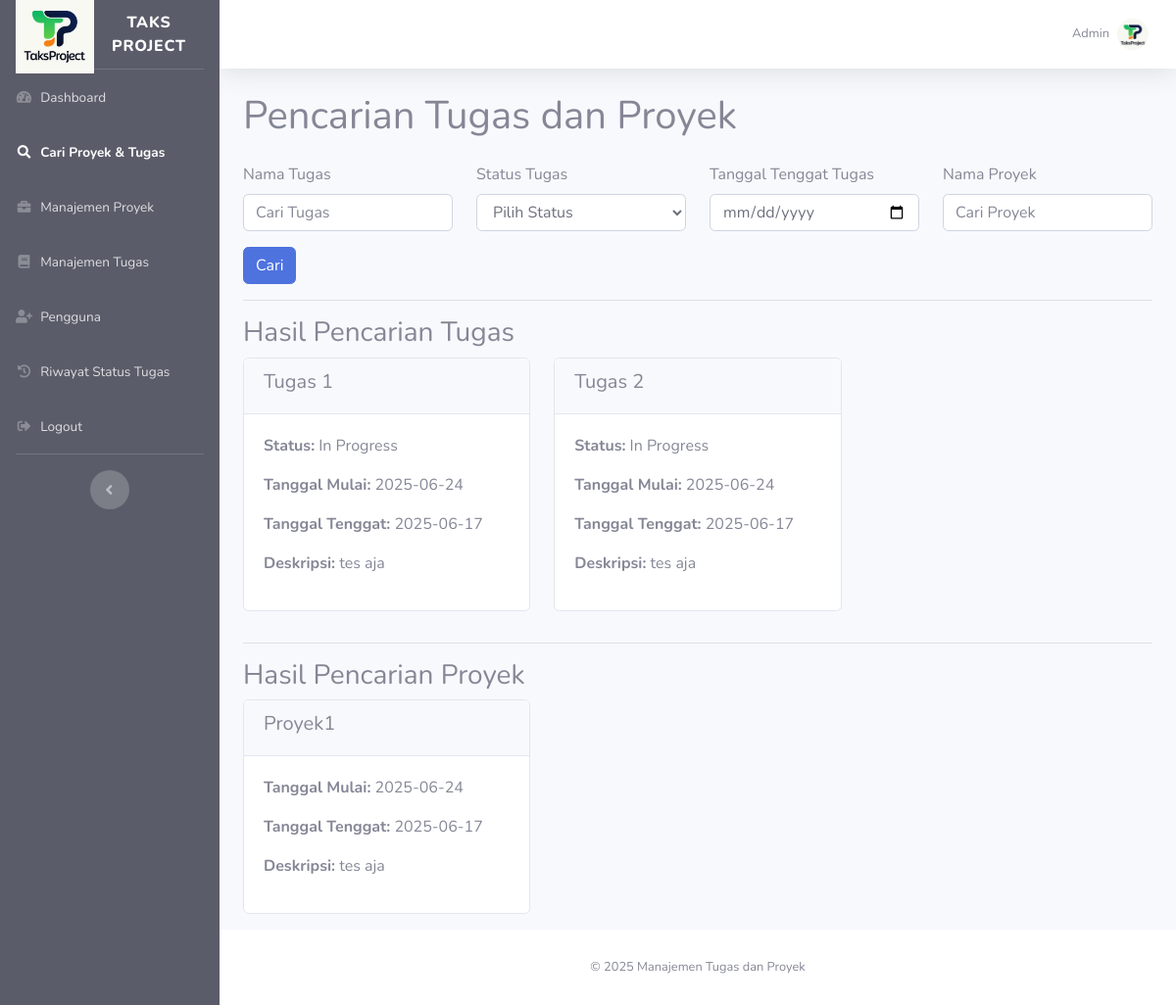
Page /search.php (signed in) on the committed database.
### tables this page shows
CREATE TABLE `tugas` (
  `id` int(11) NOT NULL,
  `nama_tugas` varchar(255) NOT NULL,
  `deskripsi` text DEFAULT NULL,
  `tanggal_mulai` date DEFAULT NULL,
  `tanggal_tenggat` date DEFAULT NULL,
  `status` enum('Pending','In Progress','Completed') DEFAULT 'Pending',
  `gambar` varchar(255) NOT NULL,
  `id_proyek` int(11) DEFAULT NULL,
  `id_pengguna` int(11) DEFAULT NULL
);

CREATE TABLE `proyek` (
  `id` int(11) NOT NULL,
  `nama_proyek` varchar(255) NOT NULL,
  `deskripsi` text DEFAULT NULL,
  `tanggal_mulai` date DEFAULT NULL,
  `tanggal_tenggat` date DEFAULT NULL,
  `id_pengguna` int(11) DEFAULT NULL
);

### search.php (the view, shortened to what this page needs)
<?php
include 'koneksi.php';
$user_id = $_SESSION['user_id'];
$filter_tugas = "";
$filter_proyek = "";
$sql_tugas = "SELECT * FROM tugas
              JOIN proyek ON tugas.id_proyek = proyek.id
              WHERE tugas.id_pengguna = '$user_id' $filter_tugas
              ORDER BY tugas.tanggal_tenggat ASC";
$result_tugas = $conn->query($sql_tugas);
$sql_proyek = "SELECT * FROM proyek
               WHERE proyek.id_pengguna = '$user_id' $filter_proyek
               ORDER BY proyek.tanggal_tenggat ASC";
$result_proyek = $conn->query($sql_proyek);
?>
<!DOCTYPE html>
<html lang="id">
<head>
    <link href="vendor/fontawesome-free/css/all.min.css" rel="stylesheet" type="text/css">
    <link href="css/sb-admin-2.min.css" rel="stylesheet">
</head>
<body>
<div id="wrapper">
    <ul class="navbar-nav bg-dark sidebar sidebar-dark accordion" id="accordionSidebar">
        <div class="sidebar-brand d-flex align-items-center justify-content-center">
            <img src="assets/logo.jpg" alt="Logo" style="width: 80px; height: 80px;">
            <div class="sidebar-brand-text mx-3">Taks Project</div>
        </div>
        <hr class="sidebar-divider my-0">
        <li class="nav-item">
            <a class="nav-link" href="index.php">
                <i class="fas fa-fw fa-tachometer-alt"></i>
                <span>Dashboard</span>
            </a>
        </li>
        <li class="nav-item active">
            <a class="nav-link" href="search.php">
                <i class="fas fa-fw fa-search"></i>
                <span>Cari Proyek & Tugas</span>
            </a>
        </li>
        <li class="nav-item">
            <a class="nav-link" href="proyek.php">
                <i class="fas fa-fw fa-briefcase"></i>
                <span>Manajemen Proyek</span>
            </a>
        </li>
        <li class="nav-item">
            <a class="nav-link" href="tugas.php">
                <i class="fas fa-fw fa-book"></i>
                <span>Manajemen Tugas</span>
            </a>
        </li>
        <?php if (isset($_SESSION['user_id']) && $_SESSION['user_name'] === 'Admin'): ?>
            <li class="nav-item">
                <a class="nav-link" href="user.php">
                    <i class="fas fa-fw fa-user-plus"></i>
                    <span>Pengguna</span>
                </a>
            </li>
        <?php endif; ?>
        <li class="nav-item">
            <a class="nav-link" href="riwayat_status.php">
                <i class="fas fa-fw fa-history"></i>
                <span>Riwayat Status Tugas</span>
            </a>
        </li>
        <li class="nav-item">
            <a class="nav-link" href="logout.php">
                <i class="fas fa-fw fa-sign-out-alt"></i>
                <span>Logout</span>
            </a>
        </li>
        <hr class="sidebar-divider">
        <div class="text-center d-none d-md-inline">
            <button class="rounded-circle border-0" id="sidebarToggle"></button>
        </div>
    </ul>
    <div id="content-wrapper" class="d-flex flex-column">
        <div id="content">
            <nav class="navbar navbar-expand navbar-light bg-white topbar mb-4 static-top shadow">
                <ul class="navbar-nav ml-auto">
                    <li class="nav-item dropdown no-arrow">
                        <a class="nav-link dropdown-toggle" href="#" id="userDropdown" role="button" data-toggle="dropdown" aria-haspopup="true" aria-expanded="false">
                            <span class="mr-2 d-none d-lg-inline text-gray-600 small"><?php echo $_SESSION['user_name']; ?></span>
                     <img class="img-profile rounded-circle"
     src="uploads/<?php echo isset($user['gambar']) && !empty($user['gambar']) ? $user['gambar'] : 'default-profile.png'; ?>"
     alt="Profile Picture">
                        </a>
                    </li>
                </ul>
            </nav>
            <div class="container">
                <h1 class="mb-4">Pencarian Tugas dan Proyek</h1>
                <form action="search.php" method="POST">
                    <div class="row">
                        <div class="col-md-3 mb-3">
                            <label for="nama_tugas">Nama Tugas</label>
                            <input type="text" class="form-control" id="nama_tugas" name="nama_tugas" placeholder="Cari Tugas">
                        </div>
                        <div class="col-md-3 mb-3">
                            <label for="status_tugas">Status Tugas</label>
                            <select class="form-control" id="status_tugas" name="status_tugas">
                                <option value="">Pilih Status</option>
                            </select>
                        </div>
                        <div class="col-md-3 mb-3">
                            <label for="tanggal_tenggat_tugas">Tanggal Tenggat Tugas</label>
                            <input type="date" class="form-control" id="tanggal_tenggat_tugas" name="tanggal_tenggat_tugas">
                        </div>
                        <div class="col-md-3 mb-3">
                            <label for="nama_proyek">Nama Proyek</label>
                            <input type="text" class="form-control" id="nama_proyek" name="nama_proyek" placeholder="Cari Proyek">
                        </div>
                    </div>
                    <button type="submit" name="search" class="btn btn-primary">Cari</button>
                </form>
                <hr>
                <h3>Hasil Pencarian Tugas</h3>
                <div class="row">
                    <?php if ($result_tugas->num_rows > 0): ?>
                        <?php while ($task = $result_tugas->fetch_assoc()): ?>
                            <div class="col-md-4">
                                <div class="card mb-3">
                                    <div class="card-header">
                                        <h5><?php echo $task['nama_tugas']; ?></h5>
                                    </div>
                                    <div class="card-body">
                                        <p><strong>Status:</strong> <?php echo $task['status']; ?></p>
                                        <p><strong>Tanggal Mulai:</strong> <?php echo $task['tanggal_mulai']; ?></p>
                                        <p><strong>Tanggal Tenggat:</strong> <?php echo $task['tanggal_tenggat']; ?></p>
                                        <p><strong>Deskripsi:</strong> <?php echo $task['deskripsi']; ?></p>
                                    </div>
                                </div>
                            </div>
                        <?php endwhile; ?>
                    <?php endif; ?>
                </div>
                <hr>
                <h3>Hasil Pencarian Proyek</h3>
                <div class="row">
                    <?php if ($result_proyek->num_rows > 0): ?>
                        <?php while ($project = $result_proyek->fetch_assoc()): ?>
                            <div class="col-md-4">
                                <div class="card mb-3">
                                    <div class="card-header">
                                        <h5><?php echo $project['nama_proyek']; ?></h5>
                                    </div>
                                    <div class="card-body">
                                        <p><strong>Tanggal Mulai:</strong> <?php echo $project['tanggal_mulai']; ?></p>
                                        <p><strong>Tanggal Tenggat:</strong> <?php echo $project['tanggal_tenggat']; ?></p>
                                        <p><strong>Deskripsi:</strong> <?php echo $project['deskripsi']; ?></p>
                                    </div>
                                </div>
                            </div>
                        <?php endwhile; ?>
                    <?php endif; ?>
                </div>
            </div>
<footer class="sticky-footer bg-white">
    <div class="container my-auto">
        <div class="copyright text-center my-auto">
            <span>© 2025 Manajemen Tugas dan Proyek</span>
        </div>
    </div>
</footer>
        </div>
    </div>
</body>
</html>

### rows in the picture
tugas: nama_tugas "Tugas 1", status "In Progress", id_proyek.tanggal_mulai "2025-06-24", id_proyek.tanggal_tenggat "2025-06-17", id_proyek.deskripsi "tes aja"
tugas: nama_tugas "Tugas 2", status "In Progress", id_proyek.tanggal_mulai "2025-06-24", id_proyek.tanggal_tenggat "2025-06-17", id_proyek.deskripsi "tes aja"
proyek: nama_proyek "Proyek1", tanggal_mulai "2025-06-24", tanggal_tenggat "2025-06-17", deskripsi "tes aja"

### other values in the picture
$_SESSION['user_name'] "Admin"
